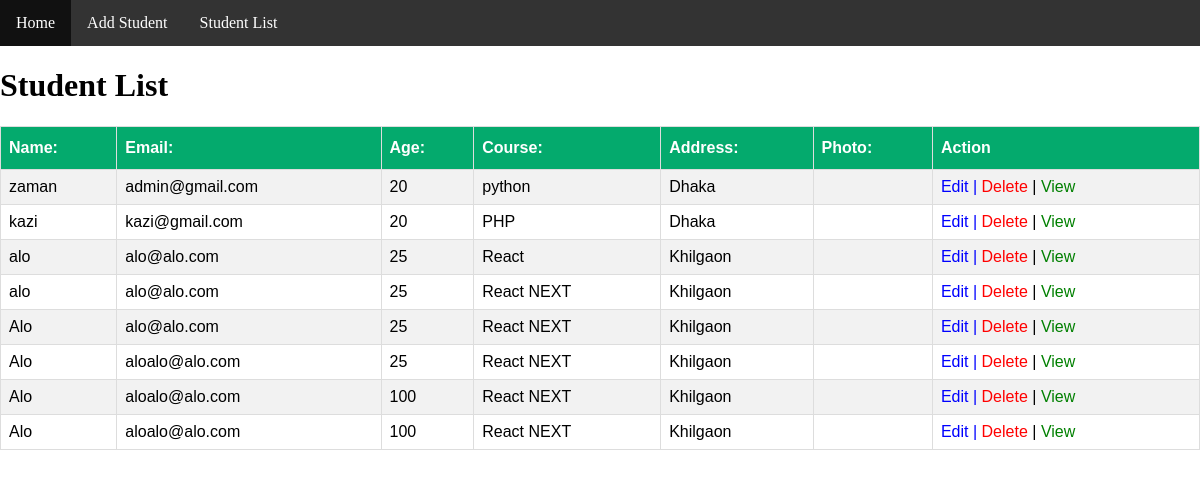
The app's page /StudentListPage/, older data.
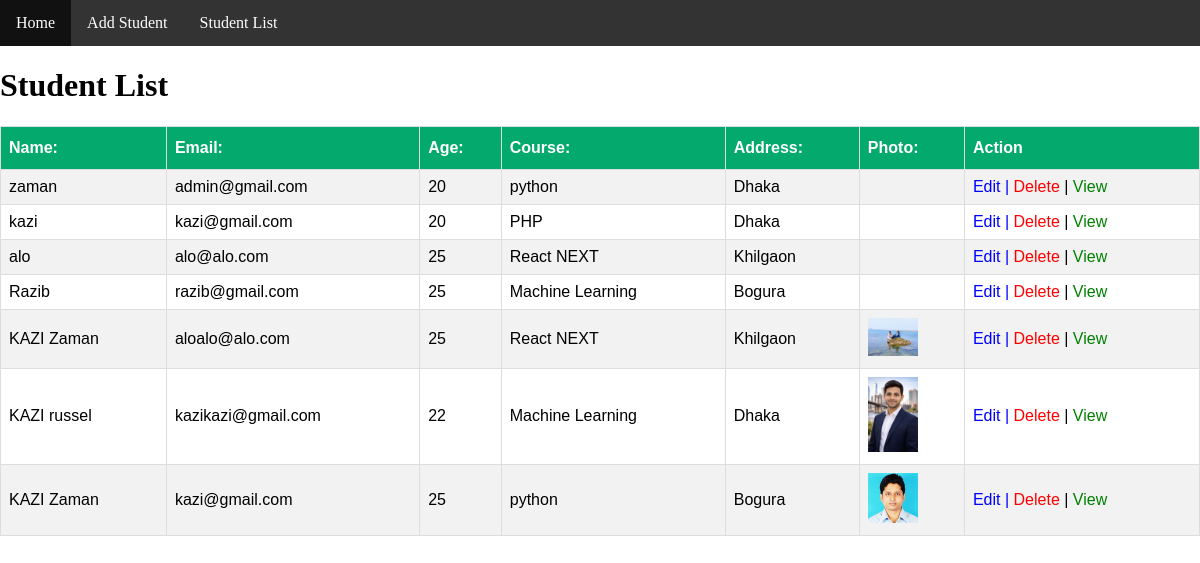
The same page, newer data.
### studentApp/models.py (models this page shows)
class StudentInfoModel(models.Model):
    name=models.CharField(max_length=100,null=True)
    email=models.EmailField(max_length=100,null=True)
    age=models.IntegerField(null=True)
    course=models.CharField(max_length=100,null=True)
    address=models.TextField(null=True)
    image=models.ImageField(upload_to='static/img/',null=True)

### basic_project/views.py (the view)
# urls.py: path('StudentListPage/', StudentListPage, name="StudentListPage" ),
def StudentListPage(request):
    alldata=StudentInfoModel.objects.all()
    context={
        'studentdata':alldata
    }
    return render(request, "StudentListPage.html",context)

### Templates/StudentListPage.html
{% extends "base.html" %}
{% block body %}
<h1>Student List</h1>
<table>
  <tr>
    <th>Name:</th>
    <th>Email:</th>
    <th>Age:</th>
    <th>Course:</th>
    <th>Address:</th>
    <th>Photo:</th>
    <th>Action</th>
  </tr>
  {% for i in studentdata %}
  <tr>
    <td>{{i.name}}</td>
    <td>{{i.email}}</td>
    <td>{{i.age}}</td>
    <td>{{i.course}}</td>
    <td>{{i.address}}</td>
    <td>
      <img src="/{{i.image}}" alt="" width="50px">
    </td>
    <td>
      <a href="{% url 'EditStudentPage' i.id %}" style="text-decoration: none; color:blue;">Edit | </a>
      <a href="{% url 'DeleteStudent' i.id %}" style="text-decoration: none; color:red;">Delete</a> |
      <a href="{% url 'ViewStudent' i.id %}" style="text-decoration: none; color:green;">View</a>
    </td>
  </tr>
{% endfor %}
</table>
{% endblock body %}

### Templates/base.html (shortened to what this page needs)
<!DOCTYPE html>
<html>
<head>
</head>
<body>
{% include "navbar.html" %}
{% block body %}
{% endblock body %}
</body>
</html>

### Templates/navbar.html
<ul>
  <li><a href="{% url 'homePage'%}">Home</a></li>
  <li><a href="{% url 'AddStudentPage'%}">Add Student</a></li>
  <li><a href="{% url 'StudentListPage'%}">Student List</a></li>
</ul>

### Templates/base.html (style rules this page uses)
body { margin: 0; padding: 0; }
ul { list-style-type: none; margin: 0; padding: 0; overflow: hidden; background-color: #333333; }
ul li { float: left; }
ul li a { display: block; color: white; text-align: center; padding: 14px 16px; text-decoration: none; }
table { font-family: Arial, Helvetica, sans-serif; border-collapse: collapse; width: 100%; }
td, th { border: 1px solid #ddd; padding: 8px; }
tr:nth-child(even) { background-color: #f2f2f2; }
th { padding-top: 12px; padding-bottom: 12px; text-align: left; background-color: #04AA6D; color: white; }

Row changes from the older to the newer data that the page shows:
removed StudentInfoModel: name "alo", email "alo@alo.com", age "25", course "React", address "Khilgaon"
removed StudentInfoModel: name "Alo", email "alo@alo.com", age "25", course "React NEXT", address "Khilgaon"
removed StudentInfoModel: name "Alo", email "aloalo@alo.com", age "25", course "React NEXT", address "Khilgaon"
removed StudentInfoModel: name "Alo", email "aloalo@alo.com", age "100", course "React NEXT", address "Khilgaon"
removed StudentInfoModel: name "Alo", email "aloalo@alo.com", age "100", course "React NEXT", address "Khilgaon"
added StudentInfoModel: name "Razib", email "razib@gmail.com", age "25", course "Machine Learning", address "Bogura"
added StudentInfoModel: name "KAZI Zaman", email "aloalo@alo.com", age "25", course "React NEXT", address "Khilgaon", image (picture)
added StudentInfoModel: name "KAZI russel", email "kazikazi@gmail.com", age "22", course "Machine Learning", address "Dhaka", image (picture)
added StudentInfoModel: name "KAZI Zaman", email "kazi@gmail.com", age "25", course "python", address "Bogura", image (picture)
